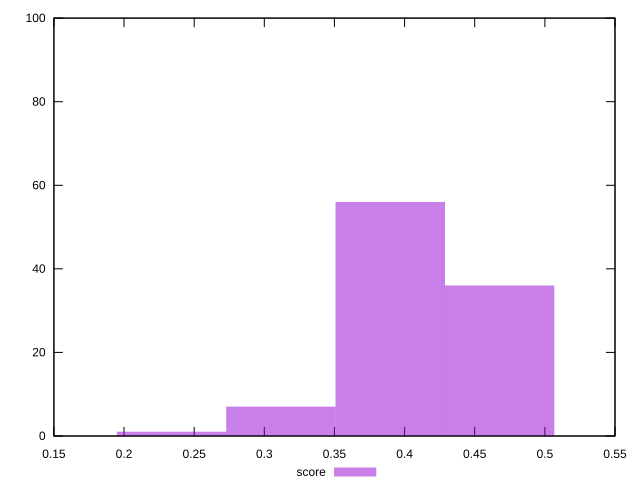

gnuplot code for this plot:
reset
set terminal svg size 640, 490 enhanced background rgb 'white'
set output "report_00007_2020-12-11T15:55:29.892Z/max-potential-fid/samples/pages+cached/score/histogram.svg"

$score <<EOF
0.38973949767079863 56
0.3117915981366389 7
0.4676873972049584 36
0.2338436986024792 1
EOF

set key outside below
set boxwidth 0.07794789953415973
set yrange [0:100]
set style fill transparent solid 0.5 noborder

plot \
  $score title "score" with boxes, \


reset
